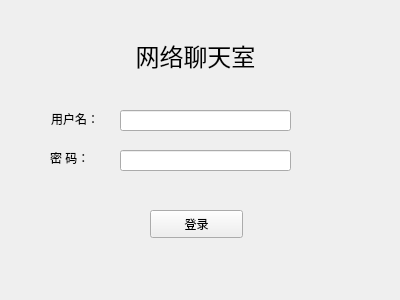
<?xml version="1.0" encoding="UTF-8"?>
<ui version="4.0">
 <class>First</class>
 <widget class="QWidget" name="First">
  <property name="geometry">
   <rect>
    <x>0</x>
    <y>0</y>
    <width>400</width>
    <height>300</height>
   </rect>
  </property>
  <property name="windowTitle">
   <string>Form</string>
  </property>
  <widget class="QLabel" name="label">
   <property name="geometry">
    <rect>
     <x>110</x>
     <y>30</y>
     <width>171</width>
     <height>51</height>
    </rect>
   </property>
   <property name="font">
    <font>
     <family>Arial</family>
     <pointsize>18</pointsize>
    </font>
   </property>
   <property name="text">
    <string>网络聊天室</string>
   </property>
   <property name="alignment">
    <set>Qt::AlignCenter</set>
   </property>
  </widget>
  <widget class="QLabel" name="label_2">
   <property name="geometry">
    <rect>
     <x>51</x>
     <y>111</y>
     <width>60</width>
     <height>16</height>
    </rect>
   </property>
   <property name="text">
    <string>用户名：</string>
   </property>
  </widget>
  <widget class="QLabel" name="label_3">
   <property name="geometry">
    <rect>
     <x>50</x>
     <y>150</y>
     <width>72</width>
     <height>15</height>
    </rect>
   </property>
   <property name="text">
    <string>密 码：</string>
   </property>
  </widget>
  <widget class="QLineEdit" name="username">
   <property name="geometry">
    <rect>
     <x>120</x>
     <y>110</y>
     <width>171</width>
     <height>21</height>
    </rect>
   </property>
  </widget>
  <widget class="QLineEdit" name="password">
   <property name="geometry">
    <rect>
     <x>120</x>
     <y>150</y>
     <width>171</width>
     <height>21</height>
    </rect>
   </property>
   <property name="text">
    <string/>
   </property>
   <property name="echoMode">
    <enum>QLineEdit::Password</enum>
   </property>
  </widget>
  <widget class="QPushButton" name="pushButton">
   <property name="geometry">
    <rect>
     <x>150</x>
     <y>210</y>
     <width>93</width>
     <height>28</height>
    </rect>
   </property>
   <property name="text">
    <string>登录</string>
   </property>
  </widget>
 </widget>
 <resources/>
 <connections/>
</ui>
